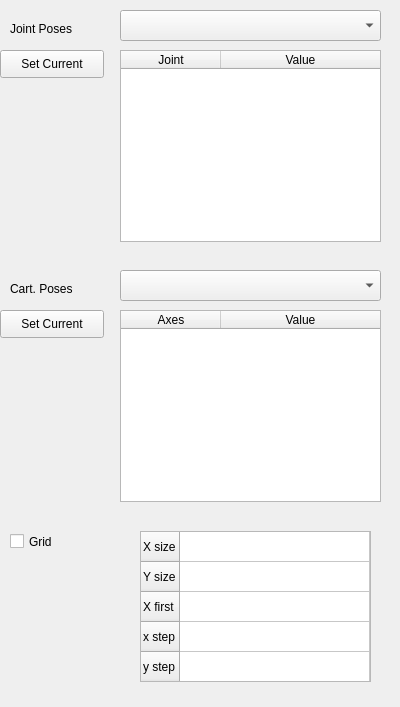
<?xml version="1.0" encoding="UTF-8"?>
<ui version="4.0">
 <class>goToWidget</class>
 <widget class="QWidget" name="goToWidget">
  <property name="geometry">
   <rect>
    <x>0</x>
    <y>0</y>
    <width>400</width>
    <height>707</height>
   </rect>
  </property>
  <property name="windowTitle">
   <string>GoTo</string>
  </property>
  <widget class="QLabel" name="jointPosesLabel">
   <property name="geometry">
    <rect>
     <x>10</x>
     <y>20</y>
     <width>91</width>
     <height>18</height>
    </rect>
   </property>
   <property name="text">
    <string>Joint Poses</string>
   </property>
  </widget>
  <widget class="QComboBox" name="jointPosesBox">
   <property name="geometry">
    <rect>
     <x>120</x>
     <y>10</y>
     <width>261</width>
     <height>31</height>
    </rect>
   </property>
   <property name="editable">
    <bool>false</bool>
   </property>
  </widget>
  <widget class="QTableWidget" name="jointPosesTable">
   <property name="geometry">
    <rect>
     <x>120</x>
     <y>50</y>
     <width>261</width>
     <height>192</height>
    </rect>
   </property>
   <attribute name="horizontalHeaderStretchLastSection">
    <bool>true</bool>
   </attribute>
   <column>
    <property name="text">
     <string>Joint</string>
    </property>
   </column>
   <column>
    <property name="text">
     <string>Value</string>
    </property>
   </column>
  </widget>
  <widget class="QLabel" name="cartesianPosesLabel">
   <property name="geometry">
    <rect>
     <x>10</x>
     <y>280</y>
     <width>111</width>
     <height>18</height>
    </rect>
   </property>
   <property name="text">
    <string>Cart. Poses</string>
   </property>
  </widget>
  <widget class="QTableWidget" name="cartesianPosesTable">
   <property name="geometry">
    <rect>
     <x>120</x>
     <y>310</y>
     <width>261</width>
     <height>192</height>
    </rect>
   </property>
   <attribute name="horizontalHeaderStretchLastSection">
    <bool>true</bool>
   </attribute>
   <column>
    <property name="text">
     <string>Axes</string>
    </property>
   </column>
   <column>
    <property name="text">
     <string>Value</string>
    </property>
   </column>
  </widget>
  <widget class="QComboBox" name="cartesianPosesBox">
   <property name="geometry">
    <rect>
     <x>120</x>
     <y>270</y>
     <width>261</width>
     <height>31</height>
    </rect>
   </property>
   <property name="editable">
    <bool>false</bool>
   </property>
  </widget>
  <widget class="QPushButton" name="setJointPoseButton">
   <property name="geometry">
    <rect>
     <x>0</x>
     <y>50</y>
     <width>104</width>
     <height>28</height>
    </rect>
   </property>
   <property name="text">
    <string>Set Current</string>
   </property>
  </widget>
  <widget class="QPushButton" name="setJointPoseButton_2">
   <property name="geometry">
    <rect>
     <x>0</x>
     <y>310</y>
     <width>104</width>
     <height>28</height>
    </rect>
   </property>
   <property name="text">
    <string>Set Current</string>
   </property>
  </widget>
  <widget class="QCheckBox" name="gridCheckBox">
   <property name="geometry">
    <rect>
     <x>10</x>
     <y>530</y>
     <width>102</width>
     <height>23</height>
    </rect>
   </property>
   <property name="text">
    <string>Grid</string>
   </property>
  </widget>
  <widget class="QTableWidget" name="cartesianPosesTable_2">
   <property name="geometry">
    <rect>
     <x>140</x>
     <y>531</y>
     <width>231</width>
     <height>151</height>
    </rect>
   </property>
   <property name="verticalScrollBarPolicy">
    <enum>Qt::ScrollBarAlwaysOff</enum>
   </property>
   <property name="horizontalScrollBarPolicy">
    <enum>Qt::ScrollBarAlwaysOff</enum>
   </property>
   <attribute name="horizontalHeaderVisible">
    <bool>false</bool>
   </attribute>
   <attribute name="horizontalHeaderStretchLastSection">
    <bool>true</bool>
   </attribute>
   <attribute name="verticalHeaderVisible">
    <bool>true</bool>
   </attribute>
   <row>
    <property name="text">
     <string>X size</string>
    </property>
   </row>
   <row>
    <property name="text">
     <string>Y size</string>
    </property>
   </row>
   <row>
    <property name="text">
     <string>X first</string>
    </property>
   </row>
   <row>
    <property name="text">
     <string>x step</string>
    </property>
   </row>
   <row>
    <property name="text">
     <string>y step</string>
    </property>
   </row>
   <column>
    <property name="text">
     <string>Value</string>
    </property>
   </column>
  </widget>
 </widget>
 <resources/>
 <connections/>
</ui>
